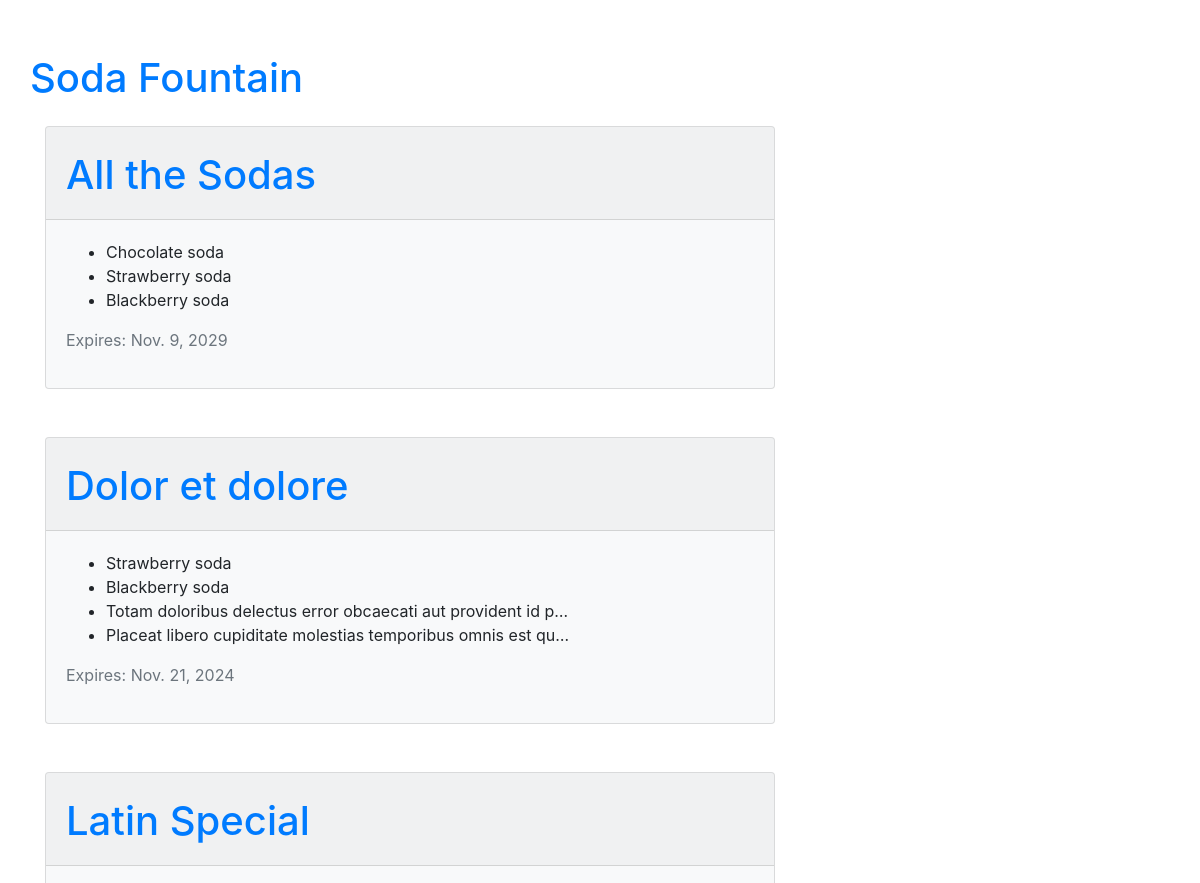
The app's page / (upper part), older data.
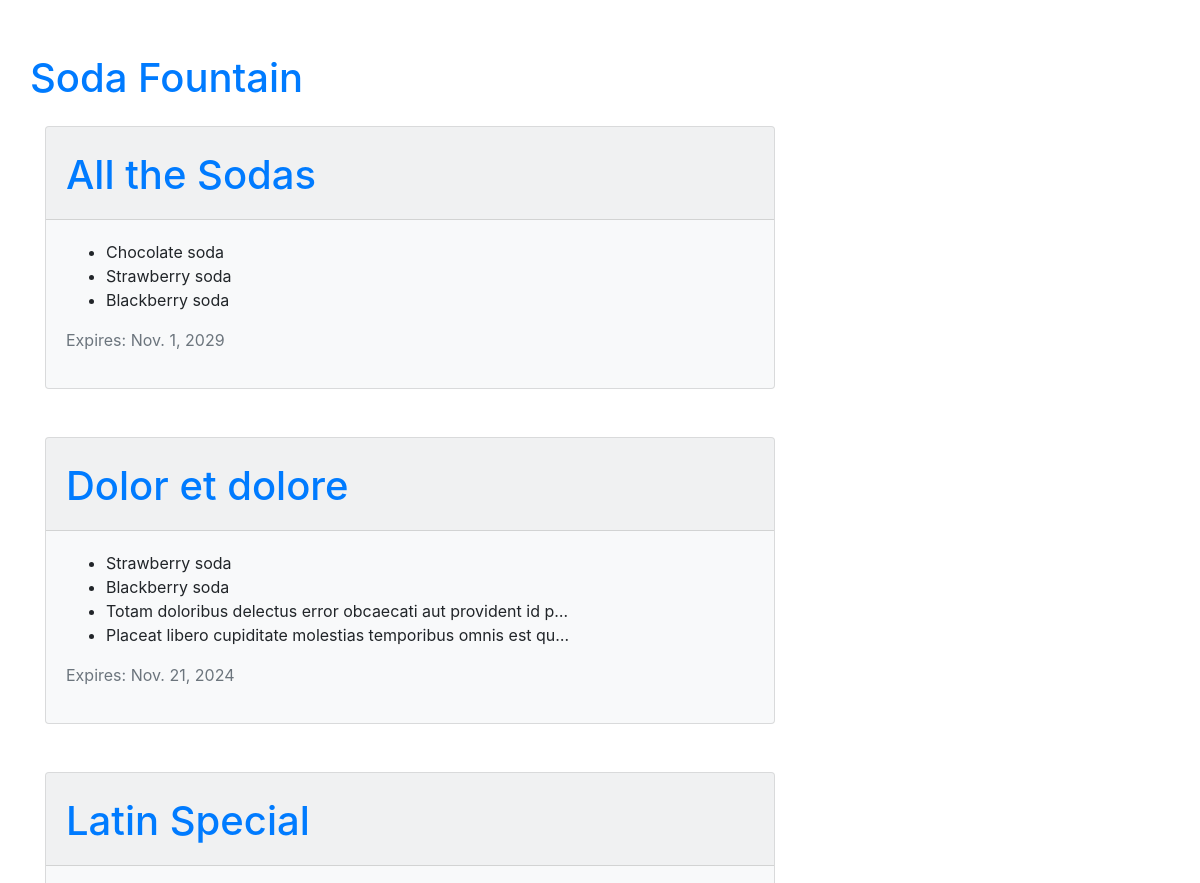
The same page, newer data.
### menu/models.py (models this page shows, shortened)
class Menu(models.Model):
    season = models.CharField(max_length=20)  # Required Field
    items = models.ManyToManyField('Item', related_name='items')  # Required Field
    created_date = models.DateTimeField(default=timezone.now)  # Hidden Field
    expiration_date = models.DateField()  # Required Field

### menu/views.py (the view)
# urls.py: path('', views.menu_list, name='menu_list'),
def menu_list(request):
    menus = models.Menu.objects.all().prefetch_related('items').filter(
        expiration_date__gte=timezone.now()).order_by('-expiration_date')
    return render(request, 'menu/menu_list.html', {'menus': menus})

### menu/models.py (called while the page is built)
    def __str__(self):
        return self.name

### menu/templates/menu/menu_list.html (shortened to what this page needs)
{% extends 'base.html' %}
{% block content %}
    <div class="content container">
        <div class="row">
            <div class="col-md-8">
                {% for menu in menus %}
                    <div class="card bg-light mb-5 ">
                        <div class="card-header pt-4">
                            <h1>
                                <a href="{% url 'menu:menu_detail' pk=menu.pk %}">{{ menu.season|capfirst }}</a>
                            </h1>
                        </div>
                        <div class="card-body">
                            <ul>
                                {% for item in menu.items.all %}
                                    <li>{{ item|truncatechars_html:60 }}</li>
                                {% endfor %}
                            </ul>
                            <p class="text-secondary">Expires: {{ menu.expiration_date }}</p>
                        </div>
                    </div>
                {% endfor %}
        </div>
    </div>
{% endblock %}

Row changes from the older to the newer data that the page shows:
changed Menu "All the Sodas": expiration_date "Nov. 9, 2029" → "Nov. 1, 2029"
